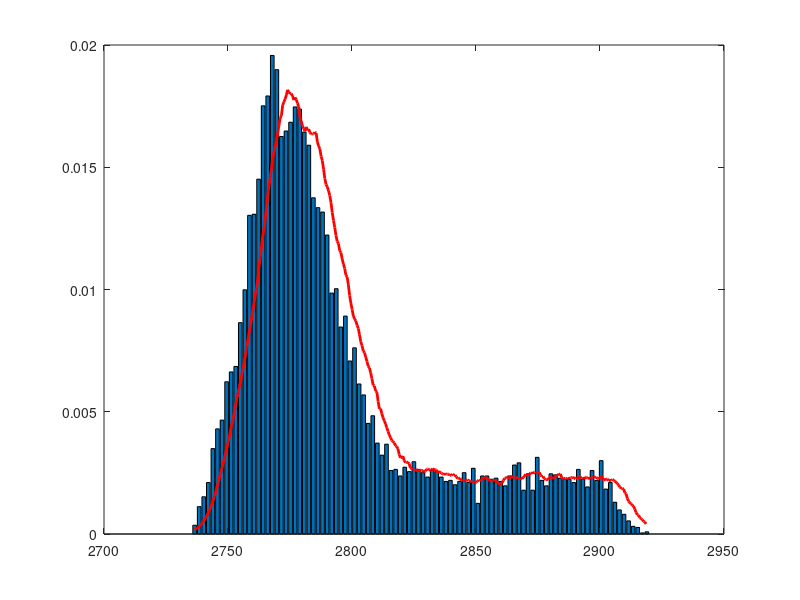

This chart was generated by the following MATLAB code: (Note: this script raises an error after producing the figure.)
%hands on kernal PDF
D = load('elevations.txt')
D = D(isfinite(D)); %get rid of NANs
[nc,xbins] = hist(D,100); % calculate histogram 
dx = xbins(2)-xbins(1)%bin width 
frdh = nc/(sum(nc*dx)); %relative density 
figure(1); clf
bar(xbins,frdh);

dx = 0.5 %resolution of the pdf
xm = min(xbins):dx:max(xbins);


h = 10; 
for n=1:length(xm)
    x0 = xm(n);
    dist = D-x0; %distance from x0 to all other data 
    Ix = find(abs(dist)<h) % finding data within window h
    w =15/16*(1-dist(Ix)/h).^2
    kde(n) = sum(w); %store the estiamte for each position in our array 
    
end 

kde= kde/(sum(kde*dx)) % this is the normalization of kde 
figure(1); hold on 
plot(xm, kde, 'r', 'linewidth', 2)

kernal_pdf(D,xm,h)

